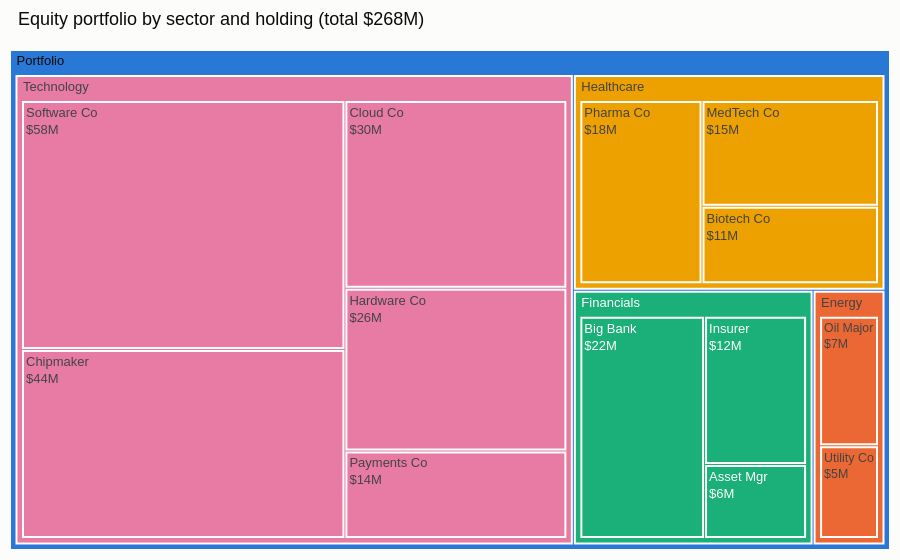

Notebook code cell kept with this figure:
### Markdown cell above
### plotly

### Code cell
import plotly.express as px
fig = px.treemap(df, path=[px.Constant("Portfolio"), "division", "holding"], values="value_m",
                 color="division", color_discrete_sequence=PALETTE,
                 title=f"Equity portfolio by sector and holding (total ${df['value_m'].sum()}M)")
fig.update_traces(root_color="#eeeeea", texttemplate="%{label}<br>$%{value}M",
                  marker=dict(line=dict(color="#fcfcfb", width=2)))
fig.update_layout(margin=dict(l=10, r=10, t=50, b=10))
fig.show()   # click a division to zoom in

### Figure 1 — Plotly figure (JSON) as saved in the notebook; plotly's stock layout.template omitted (floating-point values rounded to 4 significant figures)
{"data": [{"branchvalues": "total", "customdata": [["(?)"], ["Energy"], ["Energy"], ["Energy"], ["Financials"], ["Financials"], ["Financials"], ["Financials"], ["Healthcare"], ["Healthcare"], ["Healthcare"], ["Healthcare"], ["Technology"], ["Technology"], ["Technology"], ["Technology"], ["Technology"], ["Technology"]], "domain": {"x": [0.0, 1.0], "y": [0.0, 1.0]}, "hovertemplate": "labels=%{label}<br>value_m=%{value}<br>parent=%{parent}<br>id=%{id}<br>division=%{customdata[0]}<extra></extra>", "ids": ["Portfolio", "Portfolio/Energy/Utility Co", "Portfolio/Energy/Oil Major", "Portfolio/Energy", "Portfolio/Financials", "Portfolio/Financials/Asset Mgr", "Portfolio/Financials/Insurer", "Portfolio/Financials/Big Bank", "Portfolio/Healthcare/Pharma Co", "Portfolio/Healthcare/Biotech Co", "Portfolio/Healthcare", "Portfolio/Healthcare/MedTech Co", "Portfolio/Technology/Payments Co", "Portfolio/Technology/Hardware Co", "Portfolio/Technology/Cloud Co", "Portfolio/Technology", "Portfolio/Technology/Chipmaker", "Portfolio/Technology/Software Co"], "labels": ["Portfolio", "Utility Co", "Oil Major", "Energy", "Financials", "Asset Mgr", "Insurer", "Big Bank", "Pharma Co", "Biotech Co", "Healthcare", "MedTech Co", "Payments Co", "Hardware Co", "Cloud Co", "Technology", "Chipmaker", "Software Co"], "marker": {"colors": ["#2a78d6", "#eb6834", "#eb6834", "#eb6834", "#1baf7a", "#1baf7a", "#1baf7a", "#1baf7a", "#eda100", "#eda100", "#eda100", "#eda100", "#e87ba4", "#e87ba4", "#e87ba4", "#e87ba4", "#e87ba4", "#e87ba4"], "line": {"color": "#fcfcfb", "width": 2}}, "name": "", "parents": ["", "Portfolio/Energy", "Portfolio/Energy", "Portfolio", "Portfolio", "Portfolio/Financials", "Portfolio/Financials", "Portfolio/Financials", "Portfolio/Healthcare", "Portfolio/Healthcare", "Portfolio", "Portfolio/Healthcare", "Portfolio/Technology", "Portfolio/Technology", "Portfolio/Technology", "Portfolio", "Portfolio/Technology", "Portfolio/Technology"], "root": {"color": "#eeeeea"}, "texttemplate": "%{label}<br>$%{value}M", "type": "treemap", "values": [268.0, 5.0, 7.0, 12.0, 40.0, 6.0, 12.0, 22.0, 18.0, 11.0, 44.0, 15.0, 14.0, 26.0, 30.0, 172.0, 44.0, 58.0]}], "layout": {"legend": {"tracegroupgap": 0}, "margin": {"b": 10, "l": 10, "r": 10, "t": 50}, "title": {"text": "Equity portfolio by sector and holding (total $268M)"}, "treemapcolorway": ["#2a78d6", "#eb6834", "#1baf7a", "#eda100", "#e87ba4", "#008300", "#6250d6", "#e34948"]}}
